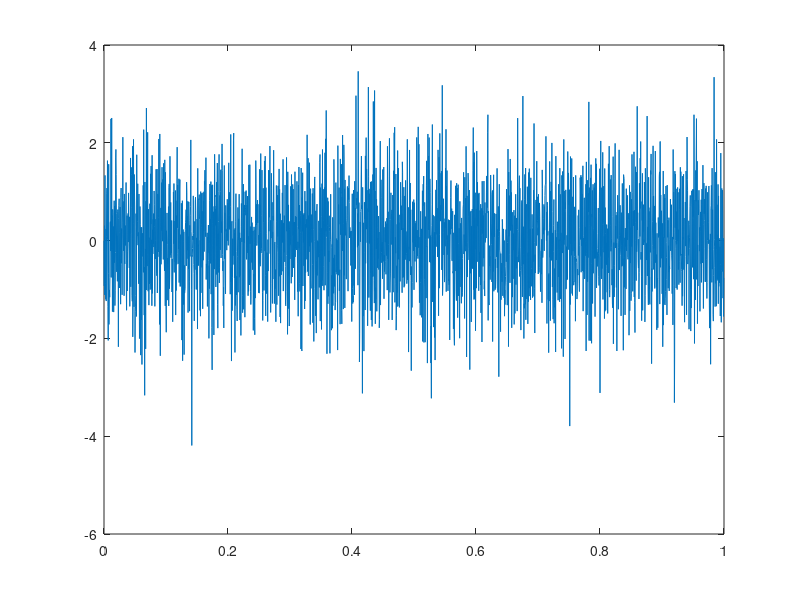

MATLAB code for this plot:
clear
N=2500;
dt=1/N;
X=randn(N,1);
S(1)=0;
t(1)=0;
Y(1)=0;
mu=1;
sigma=0.3;
Yderiva(1)=sigma*X(1);
Ytgeometrico(1)=exp(sigma*X(1));

for i=1:2499
    
    S(i+1)=S(i)+sqrt(dt)*X(i);
    t(i+1)=t(i)+dt;
    Y(i+1)=X(i+1)+(dt*X(1));
    Ytderiva(i+1)= (mu*dt)+(sigma*X(i+1));
    Ytgeometrico(i+1)=exp((mu*dt)+(sigma*X(i+1)));
    
end

figure
%plot(t,S)
%hold on
plot(t,Y)
%plot(t,Ytderiva)




